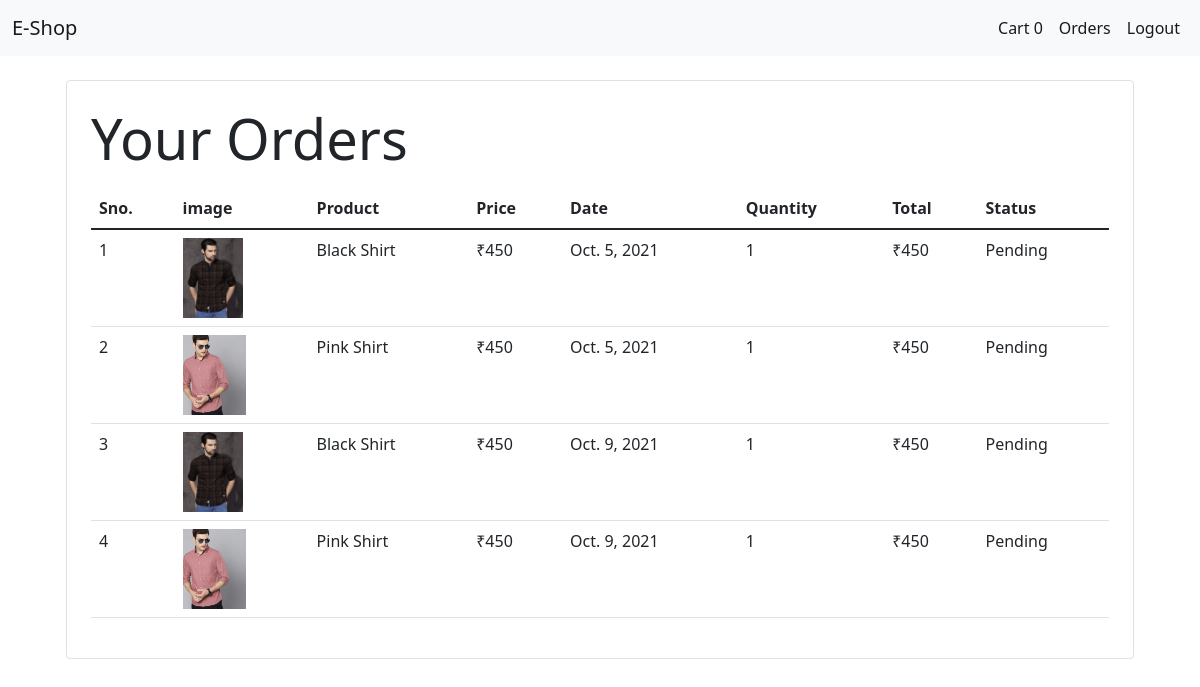
The page /orders (signed in) on the database its author committed.
### store/models/orders.py (models this page shows, shortened)
class Order(models.Model):
    product = models.ForeignKey(Product,
                                on_delete=models.CASCADE)
    customer = models.ForeignKey(Customer,
                                 on_delete=models.CASCADE)
    quantity = models.IntegerField(default = 1)
    price = models.IntegerField()
    address = models.CharField(max_length=50,default = '')
    phone = models.CharField(max_length=10 , default = '', blank = True)
    date = models.DateField(default = datetime.datetime.today)
    status = models.BooleanField(default = False)
    @staticmethod
    def get_orders_by_customer(customer_id):
        return Order.objects.filter(customer = customer_id).order_by('-date')

### store/models/product.py (models this page shows, shortened)
class Product(models.Model):
    name = models.CharField(max_length=50)
    price = models.IntegerField(default=0)
    category = models.ForeignKey(Category,on_delete=models.CASCADE,default=1)
    description = models.CharField(max_length=200,default=' ')
    image = models.ImageField(upload_to='uploads/product/')

### store/middlewares/auth.py (the view)
    def middleware(request):
        if not request.session.get('customer'):
            return redirect('login')
        response = get_response(request)
        return response

### store/templatetags/custom.py (called while the page is built)
@register.filter(name='currency')
def currency(number):
    return "₹"+str(number)

@register.filter(name='multiply')
def multiply(number,number1):
    return number * number1

### store/views.py (called while the page is built)
    def get(selfself, request):
        customer = request.session.get('customer')
        orders = Order.get_orders_by_customer(customer)
        orders = orders.reverse()
        return render (request,'orders.html',{'orders':orders})

### store/templates/orders.html (shortened to what this page needs)
{%extends 'base.html'%}
{%block content%}
{%load cart%}
{% load custom %}
<div class="container">
<div class ="border rounded p-4 m-4">
<p class="display-4 pl-4 ml-4">Your Orders</p>
<table class="table">
    <thead>
        <tr>
            <th>Sno.</th>
            <th>image</th>
            <th>Product</th>
            <th>Price</th>
            <th>Date</th>
            <th>Quantity</th>
            <th>Total</th>
            <th>Status</th>
        </tr>
    </thead>
    <tbody>
    {% for order in orders %}
        <tr>
            <td>{{forloop.counter}}</td>
            <td><img style="height:80px;"
            class="rounded-square"
            src="{{ order.product.image.url}}" alt=""></td>
            <td>{{ order.product.name}}</td>
            <td>{{order.price|currency}}</td>
            <td>{{order.date}}</td>
            <td>{{order.quantity}}</td>
            <td>{{order.quantity|multiply:order.price|currency}}</td>
            {% if order.status %}
            <td></small class ="badge
            badge-success">Success</small></td>
            {% else %}
            <td></small class ="badge
            badge-warning">Pending</small></td>
            {% endif %}
        </tr>
        {% endfor %}
    </tbody>
</table>
</div>
</div>
{% endblock %}

### rows shown on the page
Order: product.image (picture), product.name "Black Shirt", price "₹450", date "Oct. 5, 2021", quantity "1", quantity|multiply "₹450", status "Pending"
Order: product.image (picture), product.name "Pink Shirt", price "₹450", date "Oct. 5, 2021", quantity "1", quantity|multiply "₹450", status "Pending"
Order: product.image (picture), product.name "Black Shirt", price "₹450", date "Oct. 9, 2021", quantity "1", quantity|multiply "₹450", status "Pending"
Order: product.image (picture), product.name "Pink Shirt", price "₹450", date "Oct. 9, 2021", quantity "1", quantity|multiply "₹450", status "Pending"

### other values the page prints
{{ request.session.cart.keys|length }} "0"
